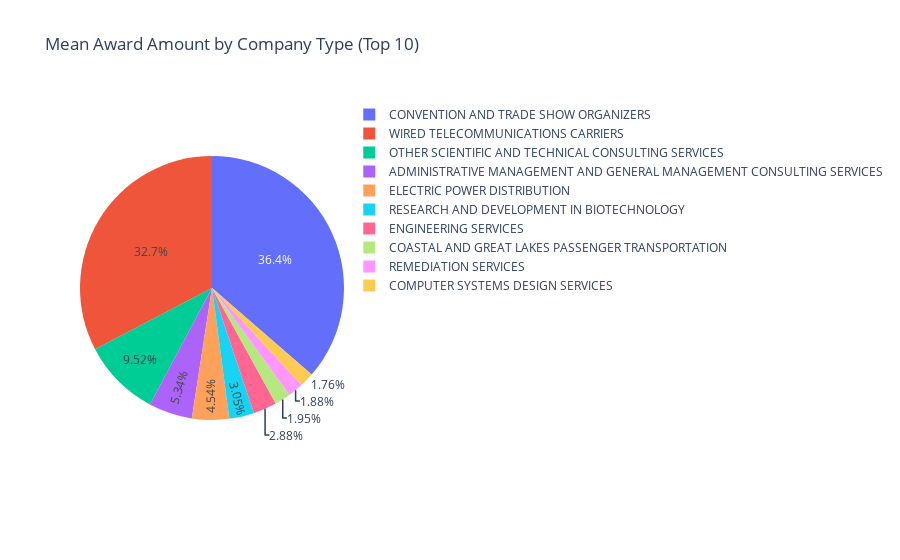

Notebook code for this chart:
### Code cell
# Calculate the mean award amount by NAICS description
mean_award_by_naics = data.groupby('naics_description')['potential_total_value_of_award'].mean().reset_index()

# Sort the data by mean award amount and select the top 10
mean_award_by_naics = mean_award_by_naics.sort_values(by='potential_total_value_of_award', ascending=False).head(10)

# Create the pie chart
fig = px.pie(mean_award_by_naics, values='potential_total_value_of_award', names='naics_description',
             title='Mean Award Amount by Company Type (Top 10)',
             labels={'naics_description': 'Company Type (NAICS Description)', 'potential_total_value_of_award': 'Mean Award Amount (USD)'})

fig.show()

### Figure 1 — Plotly figure (JSON) as saved in the notebook; plotly's stock layout.template omitted (floating-point values rounded to 4 significant figures)
{"data": [{"domain": {"x": [0, 1], "y": [0, 1]}, "hovertemplate": "Company Type (NAICS Description)=%{label}<br>Mean Award Amount (USD)=%{value}<extra></extra>", "labels": ["CONVENTION AND TRADE SHOW ORGANIZERS", "WIRED TELECOMMUNICATIONS CARRIERS", "OTHER SCIENTIFIC AND TECHNICAL CONSULTING SERVICES", "ADMINISTRATIVE MANAGEMENT AND GENERAL MANAGEMENT CONSULTING SERVICES", "ELECTRIC POWER DISTRIBUTION", "RESEARCH AND DEVELOPMENT IN BIOTECHNOLOGY", "ENGINEERING SERVICES", "COASTAL AND GREAT LAKES PASSENGER TRANSPORTATION", "REMEDIATION SERVICES", "COMPUTER SYSTEMS DESIGN SERVICES"], "legendgroup": "", "name": "", "showlegend": true, "type": "pie", "values": [361700000.0, 325000000.0, 94630000.0, 53120000.0, 45180000.0, 30300000.0, 28650000.0, 19370000.0, 18700000.0, 17470000.0]}], "layout": {"legend": {"tracegroupgap": 0}, "title": {"text": "Mean Award Amount by Company Type (Top 10)"}}}
